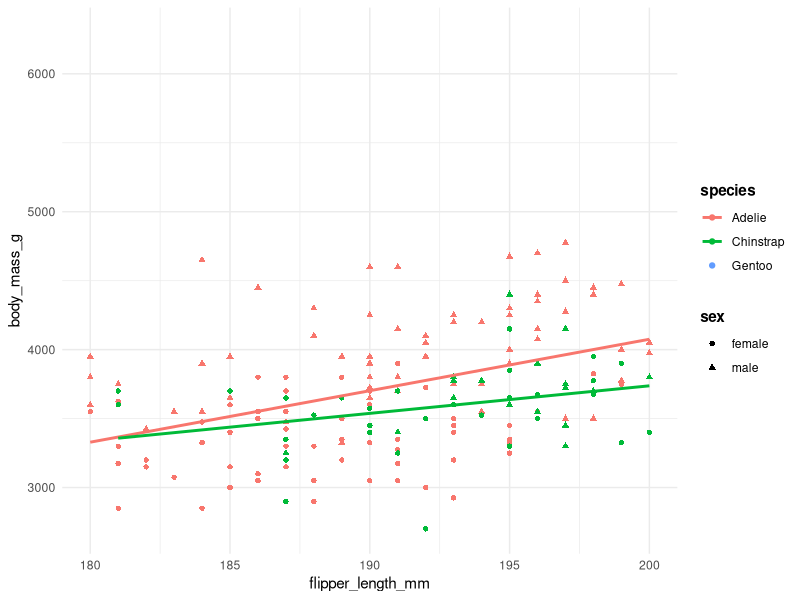
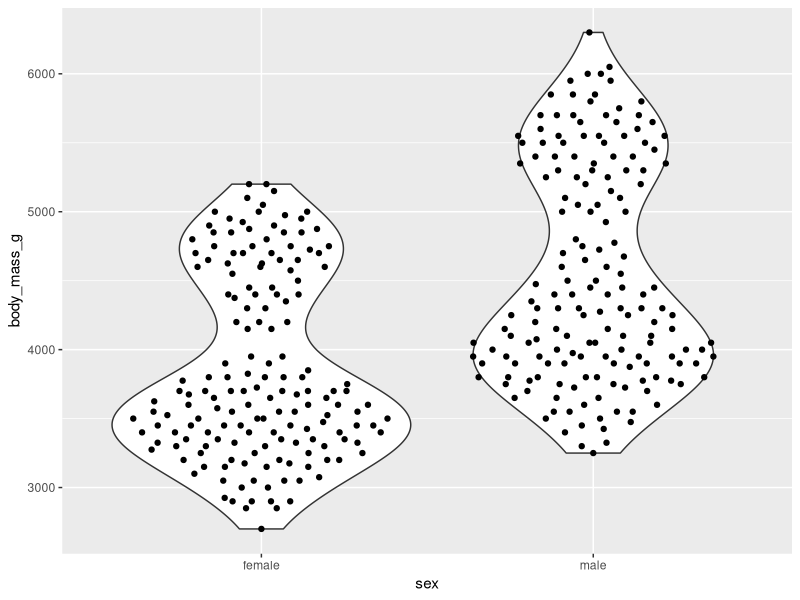

These figures' R source, in order:
## ---- chunk 1
1 + 1
## ---- chunk 2
0 / 0
## ---- chunk 3
1 * 10
## ---- chunk 4
10 %/% 2
## ---- chunk 5
10 %% 2
## ---- chunk 6
x <- 10
x = 10
## ---- chunk 7
x <- 1:10
x + 1
## ---- chunk 8
y <- x^2
y
## ---- chunk 9
mean(x = y)
## ---- chunk 10
library(palmerpenguins)
## ---- chunk 11
str(penguins)
## ---- chunk 12
head(penguins$species)
## ---- chunk 13
library(tidyverse)
## ---- chunk 14
add_one <- function(x) {
  x + 1
}
## ---- chunk 15
x %>% add_one() %>% sum()
## ---- chunk 16
x %>% add_one() %>% sum()
## ---- chunk 17
add_this <- function(x, y) {
  x + y
}
## ---- chunk 18
x |> add_this(10)
x %>% add_this(x = 10, y = .)
## ---- chunk 19
x |> (\(x) x + 1)()
## ---- chunk 20
add_one = \(x) + 1
## ---- chunk 21
x |> 
  (function(x) {x + 1})()
## ---- chunk 22
x <- 1:10
x > 5
## ---- chunk 23
c(1, 3, 2, 3)
## ---- chunk 24
penguins |> 
  drop_na() |> 
  ggplot(aes(flipper_length_mm, body_mass_g, shape = sex, color = species)) +
  geom_point() +
  theme_minimal() +
  theme(
    legend.title = element_text(face = "bold")
  ) +
  geom_smooth(method = "lm", se = FALSE, aes(group = species)) +
  scale_x_continuous(limits = c(180, 200))
  # lims(x = c(180, 200)) +
  # coord_cartesian(xlim = c(180, 200))
## ---- chunk 25
penguins |> 
  drop_na() |>
  ggplot(aes(sex, body_mass_g)) +
  geom_violin() +
  ggbeeswarm::geom_quasirandom()
## ---- chunk 26
penguins |> 
  select(species, island, bill_length_mm)
## ---- chunk 27
penguins |> 
  select(-species)
## ---- chunk 28
penguins |> 
  select(starts_with("bill"))
## ---- chunk 29
penguins |> 
  mutate(
    new_column = bill_length_mm * 10,
    new_column2 = bill_length_mm - bill_depth_mm
  ) |> 
  select(starts_with("new"), everything())
## ---- chunk 30
penguins |> 
  summarise(
    hello = mean(bill_length_mm, na.rm = TRUE)
  )
## ---- chunk 31
penguins |> 
  group_by(species) |> 
  summarise(
    m = mean(bill_length_mm, na.rm = TRUE)
  ) |> 
  ungroup()
